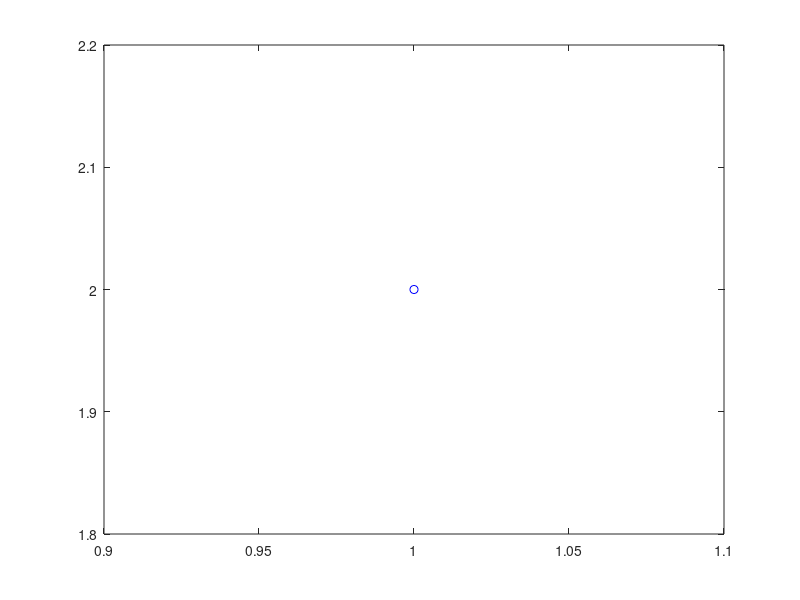

Source code (MATLAB): (Note: this script raises an error after producing the figure.)
function prismatic2dof
clear all; close all;    


r = 1;
theta = pi/4;
x1 = 1;
y1 = 2;
x2 = 3;
y3 = 4;
plot(x1,y1,'bo');
plot(x2,y2,'bo');

axis equal;



% subplot(1,2,1);
% hold on;
% title('Forward kinematics');
% 
% alpha = pi/4;
% 
% 
% 
% subplot(1,2,2);
% hold on;
% title('Inverse kinematics');
% 
% 
% 
%     function forward
%         
%     end
% 
% 
%     function inverse
%         
%     end
% 
% 


end